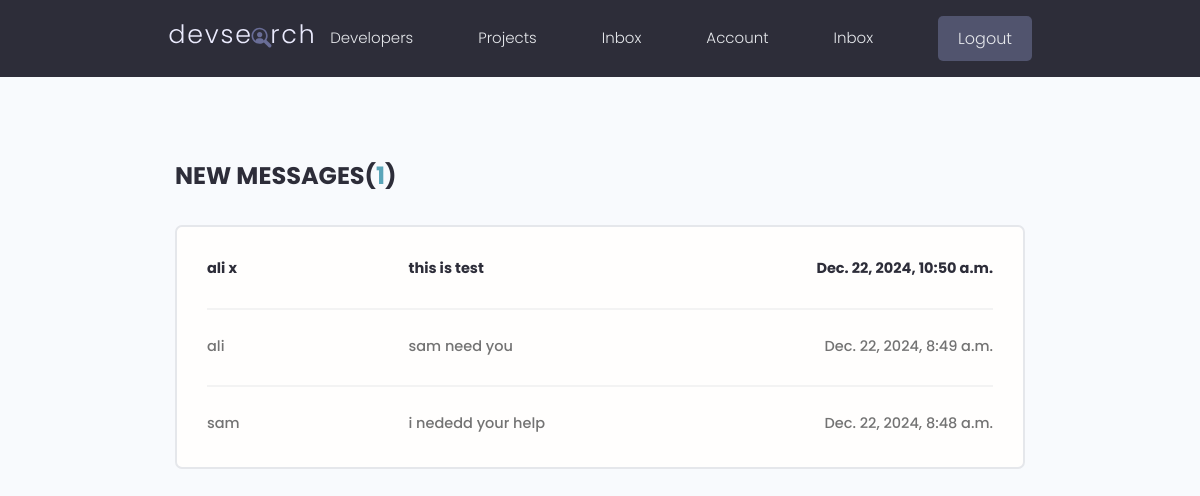
The page /inbox/ (signed in) on the database its author committed.
### users/models.py (models this page shows, shortened)
class Message(models.Model):
      sender = models.ForeignKey(Profile,
                         on_delete=models.SET_NULL, null=True,blank=True)
      recipient =  models.ForeignKey(Profile,
                         on_delete=models.SET_NULL, null=True,blank=True, related_name='messages')
      name = models.CharField( max_length=200 , blank=True,null=True)
      email =  models.EmailField(max_length=200 , blank=True,null=True)
      subject = models.CharField( max_length=200 , null=True, blank=True)
      body = models.TextField()
      is_read = models.BooleanField(default=False, null=True)
      created = models.DateTimeField(auto_now_add=True) # we always want Date
      id = models.UUIDField(default=uuid.uuid4 ,
                  unique=True , primary_key=True , editable=False )
      class Meta:
            ordering = [
                  "is_read",
                  "-created",
            ]

### users/views.py (the view)
# urls.py: path('inbox/',views.inbox, name='inbox'),
@login_required(login_url ='login')
def inbox(request):
      profile = request.user.profile # get profile of user is sending request
      message_requests =  profile.messages.all() # lets get user is logged in messages
      unread_messages = message_requests.filter(is_read=False).count() # messages Not Read (just count)
      context = {
            "messageRequests":message_requests ,
            "unreadMessages":unread_messages ,
            }
      return render(request, 'users/inbox.html', context )

### users/templates/users/inbox.html
{% extends "base.html" %}
{% block content %}
<main class="inbox my-xl">
  <div class="content-box">
    <h3 class="inbox__title">New Messages(<span>{{unreadMessages}}</span>)</h3>
    <ul class="messages">
      {% for message in messageRequests %}
        {% if not message.is_read  %}  <li class="message message--unread">
        {% else %} <li class="message" >
        {% endif %}
          <a href="{% url 'message' message.id %}">
            <span class="message__author">{{message.name}}</span>
            <span class="message__subject">{{message.subject}}</span>
            <span class="message__date">{{message.created}}</span>
          </a>
        </li>
      {% endfor %}
    </ul>
  </div>
</main>
{% endblock content %}

### static/styles/app.css (style rules this page uses)
:root { --color-sub: #2d2d39; }
.content-box { width: 95%; max-width: 85rem; margin: 0 auto; }
.inbox { height: 90vh; }
.inbox__title, .inbox__title span { font-size: 2.4rem; font-weight: 700; color: var(--color-sub); text-transform: uppercase; text-align: left; margin-bottom: 3rem; }
.inbox__title span { color: var(--color-main); }
.messages { list-style: none; background: var(--color-white); padding: 0.5rem 3rem; border: 2px solid var(--color-light); border-radius: 0.7rem; }
.message { padding: 2.5rem 0; }
.message > a span { font-size: 1.45rem; font-weight: 500; }
.message.message--unread a span { font-weight: 700; color: var(--color-sub); }
.message:not(:last-child) { border-bottom: 2px solid var(--color-white-light); }
.message > a { display: flex; gap: 1rem; }
.message__author, .message__date { flex-basis: 25%; }
.message__subject { flex-basis: 50%; }
.message__date { text-align: right; }

### static/uikit/styles/modules/_variables.css (style rules this page uses)
:root { --color-main: #5aa5b9; --color-main-light: #e6faff; --color-sub: #3f4156; --color-sub-light: #51546e; --color-sub-lighter: #ededfd; --color-text: #737373; --color-gray: #8b8b8b; --color-light: #e5e7eb; --color-light-gray: #767676; --color-bg: #f8fafd; --color-white: #fffefd; --color-white-light: #f3f3f3; --color-success: #359e64; --color-success-bg: #def8e8; --color-error: #fc4b0b; --color-error-bg: #fff2ee; --font-base: 'Poppins', arial, helvetica, 'Segoe UI', roboto, ubuntu, sans-serif; --font-monospace: 'Fira Code', 'Courier New', courier, monospace; --font-regular: 300; --font-medium: 500; --font-bold: 700; --generic-shadow: 1px 1px 5px #00000010; --generic-transition: all 0.3s ease-in-out; }

### static/uikit/styles/modules/_base.css (style rules this page uses)
* { margin: 0; padding: 0; box-sizing: border-box; text-rendering: optimizeLegibility; color: inherit; font-size: inherit; }
html { font-size: 50%; }
@media only screen and (min-width: 480px) { html { font-size: 56.25%; } }
@media only screen and (min-width: 1200px) { html { font-size: 62.5%; } }
body { line-height: 1.6; font-weight: 400; font-size: 1.5rem; color: var(--color-text); background-color: var(--color-bg); min-height: 100vh; }

### static/uikit/styles/modules/_typography.css (style rules this page uses)
* { font-family: var(--font-base); }
h3 { font-size: 3.2rem; font-weight: var(--font-medium); }
p, span, strong { font-size: 1.6rem; color: var(--color-text); font-weight: var(--font-regular); }
a { padding-bottom: 2px; text-decoration: none; display: inline-block; color: var(--color-main); font-weight: var(--font-medium); }

### static/uikit/styles/modules/_utilities.css (style rules this page uses)
.my-xl { margin: 8rem auto; }

### rows shown on the page
Message: name "ali x", subject "this is test", created "Dec. 22, 2024, 10:50 a.m."
Message: name "ali", subject "sam need you", created "Dec. 22, 2024, 8:49 a.m."
Message: name "sam", subject "i nededd your help", created "Dec. 22, 2024, 8:48 a.m."

### other values the page prints
{{ unreadMessages }} "1"
